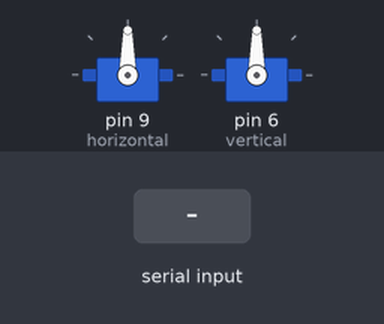
Simulated run of this sketch. Board: Arduino Uno, built with avr-gcc and run on an emulated ATmega328P. Shown: 2 × servo. Inputs (shaded band) come from the test bench.

Above: at 1.2 s.
1.3 s: "r" received over Serial
At 2.5 s:
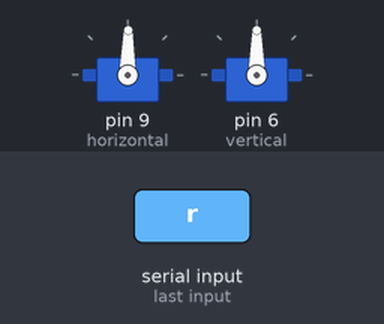
2.8 s: "d" received over Serial
At 3.9 s:
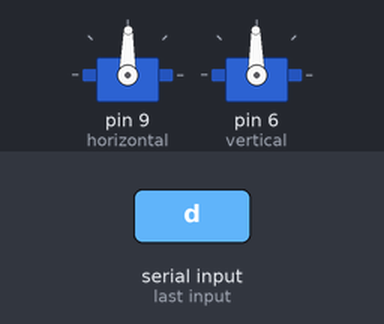
Timing chart, 0 to 5.8 s (numbered marks = the images above; inputs shaded):
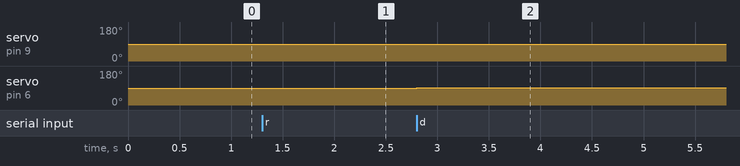

The sketch:

Enemy_Striker.ino
```cpp
#include <Servo.h>

Servo horizontal,vertical;  // create servo object to control a servo
 String input = ".";

int pos = 0;

int x = 90, y = 90;// variable to store the servo position

void setup() {
  Serial.begin(115200);
 Serial.setTimeout(0.5);
  horizontal.attach(9);  // attaches the servo on pin 9 to the servo object
  vertical.attach(6);

  horizontal.write(x);
  vertical.write(y); // attaches the servo on pin 6 to the servo object
}

void loop() {


   if (Serial.available() > 0) {
    // read the incoming byte:
    input = Serial.readString();


    // say what you got:
    if(input == "r")
    {
      horizontal.write(--x);
    }

    else if(input == "l")
    {
      horizontal.write(++x);
    }

    else if(input == "d")
    {
      vertical.write(++y);
    }

    else if(input == "u")
    {
      vertical.write(--y);
    }

  }
}
```

Measured:
- after the input at 1.3 s, servo on pin 9 (horizontal): 90° → 89° at once
- after the input at 2.8 s, servo on pin 6 (vertical): 90° → 91° at once
